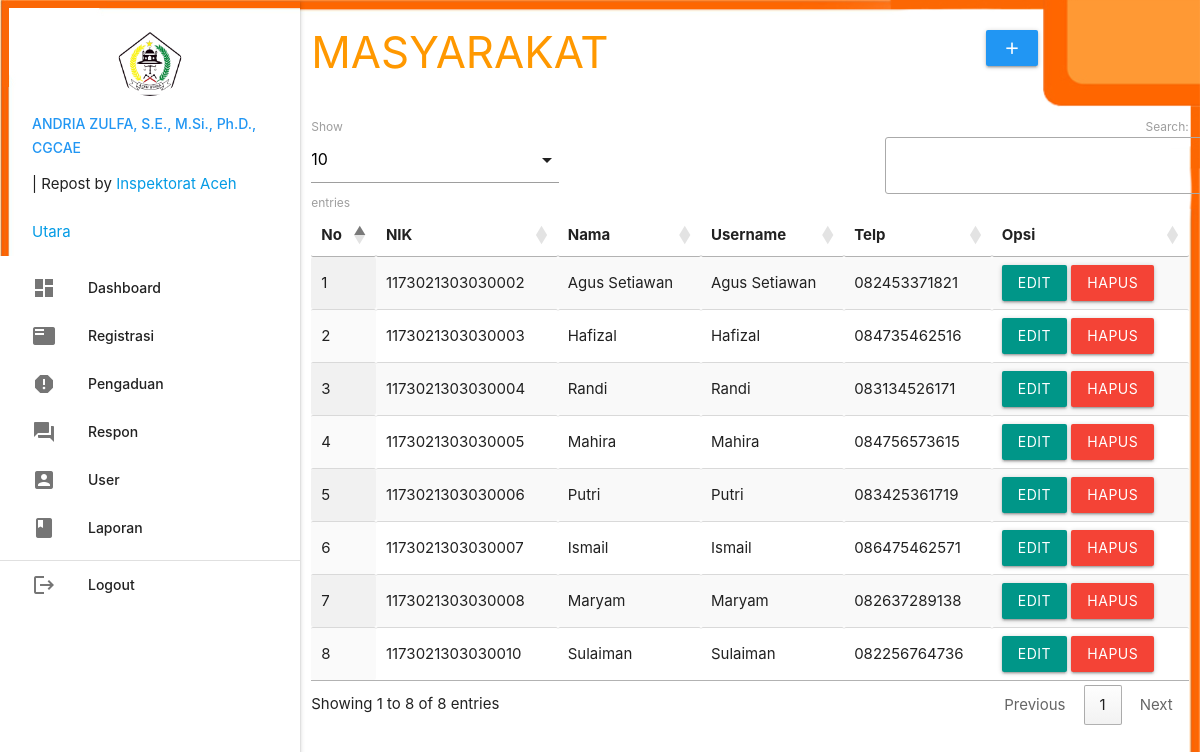
The app's page /admin/index.php?p=registrasi (signed in) with its own data.
### tables this page shows
CREATE TABLE `masyarakat` (
  `nik` varchar(16) NOT NULL,
  `nama` varchar(35) NOT NULL,
  `username` varchar(25) NOT NULL,
  `password` varchar(255) NOT NULL,
  `telp` varchar(13) NOT NULL,
  PRIMARY KEY (`nik`)
);

### admin/registrasi.php (the view, shortened to what this page needs)
       <div class="row">
         <div class="col s12 m9">
           <h3 class="orange-text">MASYARAKAT</h3>
         </div>
         <div class="col s12 m3">
           <div class="section"></div>
           <a class="waves-effect waves-light btn modal-trigger blue" href="#modal1"><i class="material-icons">add</i></a>
         </div>
       </div>
       <table id="example" class="display responsive-table" style="width:100%">
         <thead>
             <tr>
				<th>No</th>
				<th>NIK</th>
				<th>Nama</th>
				<th>Username</th>
				<th>Telp</th>
               	<th>Opsi</th>
             </tr>
         </thead>
         <tbody>
<?php
	$no=1;
	$query = mysqli_query($koneksi,"SELECT * FROM masyarakat ORDER BY nik ASC");
	while ($r=mysqli_fetch_assoc($query)) { ?>
	<tr>
		<td><?php echo $no++; ?></td>
		<td><?php echo $r['nik']; ?></td>
		<td><?php echo $r['nama']; ?></td>
		<td><?php echo $r['username']; ?></td>
		<td><?php echo $r['telp']; ?></td>
		<td><a class="btn teal modal-trigger" href="#regis_edit?nik=<?php echo $r['nik'] ?>">Edit</a> <a onclick="return confirm('Anda Yakin Ingin Menghapus Y/N')" class="btn red" href="index.php?p=regis_hapus&nik=<?php echo $r['nik'] ?>">Hapus</a></td>
	</tr>
           <?php  }
            ?>
         </tbody>
       </table>

### records on screen
masyarakat: nik "1173021303030002", nama "Agus Setiawan", username "Agus Setiawan", telp "082453371821"
masyarakat: nik "1173021303030003", nama "Hafizal", username "Hafizal", telp "084735462516"
masyarakat: nik "1173021303030004", nama "Randi", username "Randi", telp "083134526171"
masyarakat: nik "1173021303030005", nama "Mahira", username "Mahira", telp "084756573615"
masyarakat: nik "1173021303030006", nama "Putri", username "Putri", telp "083425361719"
masyarakat: nik "1173021303030007", nama "Ismail", username "Ismail", telp "086475462571"
masyarakat: nik "1173021303030008", nama "Maryam", username "Maryam", telp "082637289138"
masyarakat: nik "1173021303030010", nama "Sulaiman", username "Sulaiman", telp "082256764736"

### other values on screen
$_SESSION['data']['nama_petugas'] "ANDRIA ZULFA, S.E., M.Si., Ph.D., CGCAE"
